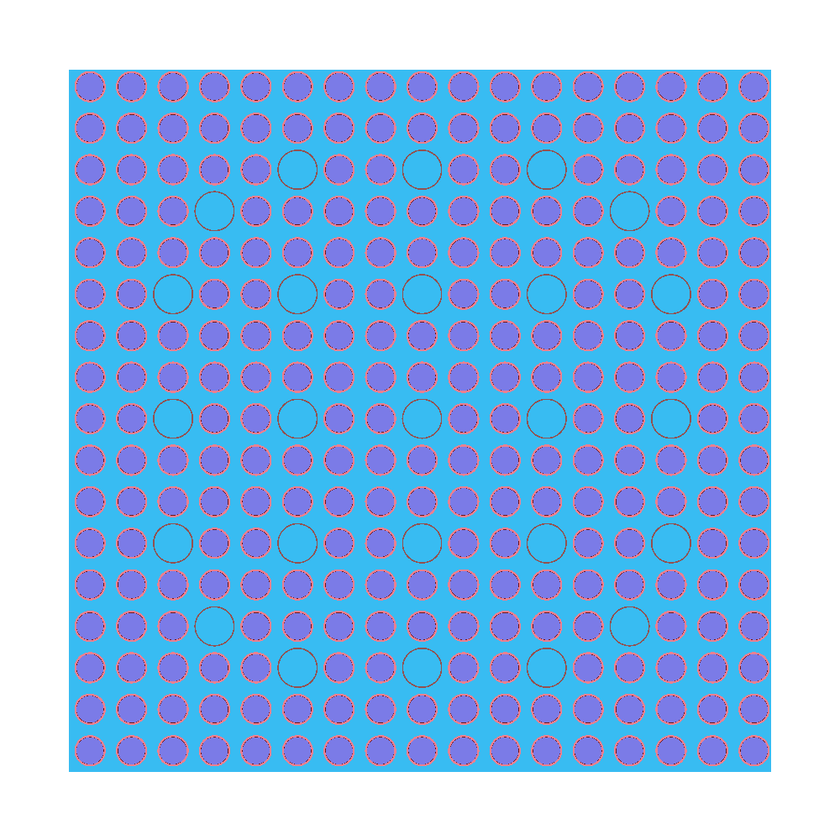
#> input picture Screenshots/AP1000.ppm, 840 x 840 px, shrunk from 1000 x 1000 before the run
$ python conppm2jpg.py
#> lines starting #> are read from the running program, lines starting #| are printed output that depends on the picture
from PIL import Image

im_1 = Image.open("AP1000.ppm")
#> im_1 is the input picture: PIL image 840x840 RGB; mean R, G, B 142.7, 188.3, 234.4
im_2 = Image.open("ARC700.ppm")
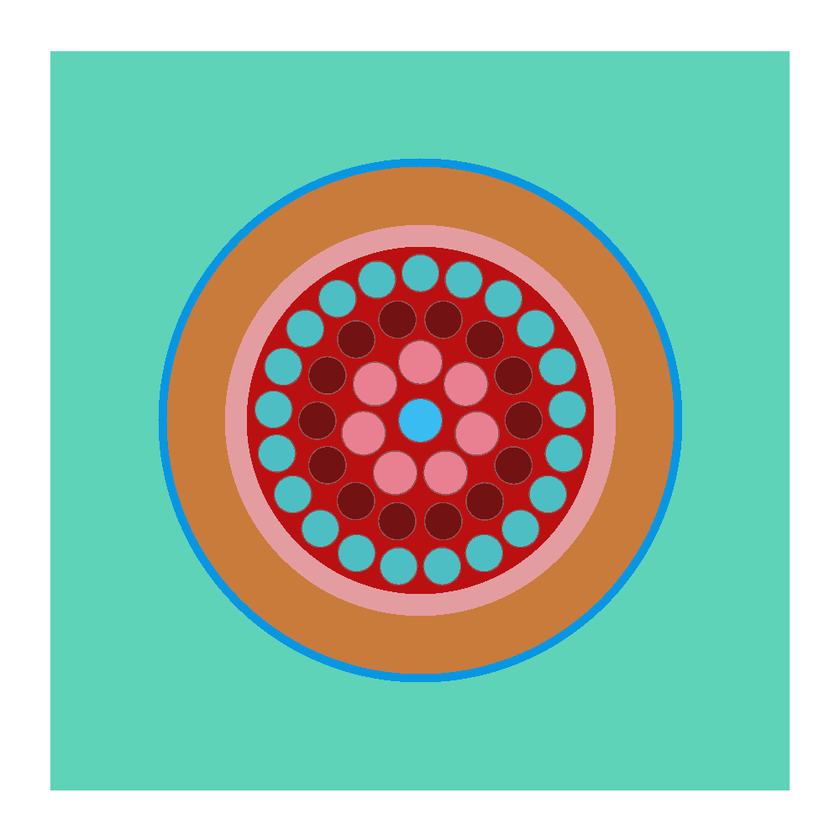
#> input picture Screenshots/ARC700.ppm, 840 x 840 px, shrunk from 1000 x 1000 before the run
#> im_2 is the input picture: PIL image 840x840 RGB; mean R, G, B 153.5, 189.3, 171.5
im_3 = Image.open("VVER.ppm")
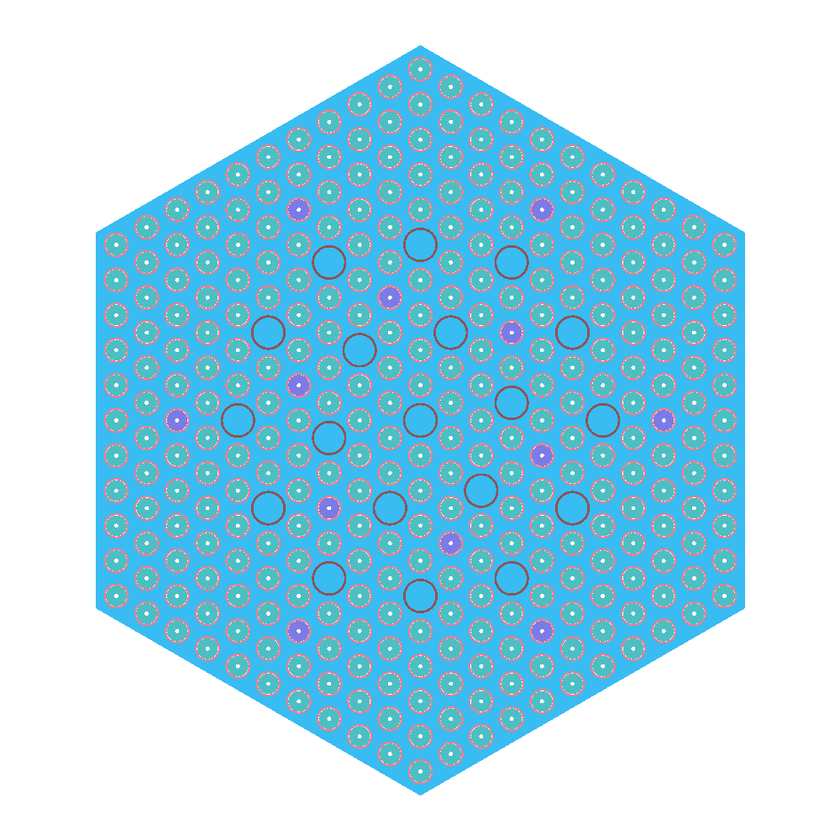
#> input picture Screenshots/VVER.ppm, 840 x 840 px, shrunk from 1000 x 1000 before the run
#> im_3 is the input picture: PIL image 840x840 RGB; mean R, G, B 168.8, 216.8, 235

im_1.save("AP1000.jpg")
im_2.save("ARC700.jpg")
im_3.save("VVER.jpg")
